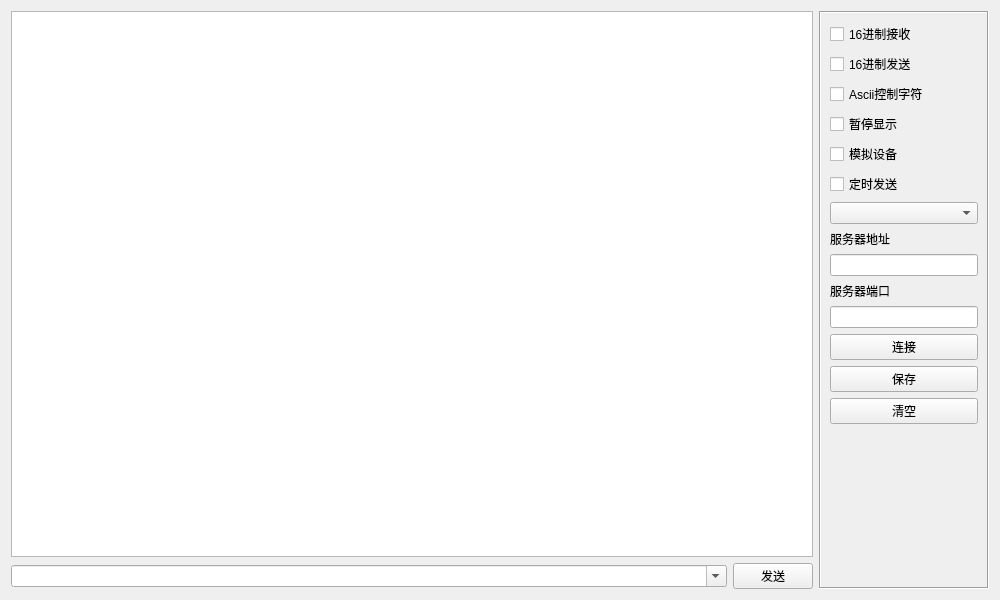
<?xml version="1.0" encoding="UTF-8"?>
<ui version="4.0">
 <class>frmTcpClient</class>
 <widget class="QWidget" name="frmTcpClient">
  <property name="geometry">
   <rect>
    <x>0</x>
    <y>0</y>
    <width>1000</width>
    <height>600</height>
   </rect>
  </property>
  <property name="windowTitle">
   <string>Form</string>
  </property>
  <layout class="QGridLayout" name="gridLayout">
   <item row="1" column="0">
    <widget class="QWidget" name="widget" native="true">
     <layout class="QHBoxLayout" name="layTcpClient">
      <property name="leftMargin">
       <number>0</number>
      </property>
      <property name="topMargin">
       <number>0</number>
      </property>
      <property name="rightMargin">
       <number>0</number>
      </property>
      <property name="bottomMargin">
       <number>0</number>
      </property>
      <item>
       <widget class="QComboBox" name="cboxData">
        <property name="sizePolicy">
         <sizepolicy hsizetype="Ignored" vsizetype="Fixed">
          <horstretch>0</horstretch>
          <verstretch>0</verstretch>
         </sizepolicy>
        </property>
        <property name="editable">
         <bool>true</bool>
        </property>
       </widget>
      </item>
      <item>
       <widget class="QPushButton" name="btnSend">
        <property name="minimumSize">
         <size>
          <width>80</width>
          <height>0</height>
         </size>
        </property>
        <property name="maximumSize">
         <size>
          <width>80</width>
          <height>16777215</height>
         </size>
        </property>
        <property name="text">
         <string>发送</string>
        </property>
       </widget>
      </item>
     </layout>
    </widget>
   </item>
   <item row="0" column="1" rowspan="2">
    <widget class="QFrame" name="frame">
     <property name="minimumSize">
      <size>
       <width>170</width>
       <height>0</height>
      </size>
     </property>
     <property name="maximumSize">
      <size>
       <width>170</width>
       <height>16777215</height>
      </size>
     </property>
     <property name="frameShape">
      <enum>QFrame::Box</enum>
     </property>
     <property name="frameShadow">
      <enum>QFrame::Sunken</enum>
     </property>
     <layout class="QVBoxLayout" name="verticalLayout_5">
      <property name="leftMargin">
       <number>9</number>
      </property>
      <property name="topMargin">
       <number>9</number>
      </property>
      <property name="rightMargin">
       <number>9</number>
      </property>
      <property name="bottomMargin">
       <number>9</number>
      </property>
      <item>
       <widget class="QCheckBox" name="ckHexReceive">
        <property name="text">
         <string>16进制接收</string>
        </property>
       </widget>
      </item>
      <item>
       <widget class="QCheckBox" name="ckHexSend">
        <property name="text">
         <string>16进制发送</string>
        </property>
       </widget>
      </item>
      <item>
       <widget class="QCheckBox" name="ckAscii">
        <property name="text">
         <string>Ascii控制字符</string>
        </property>
       </widget>
      </item>
      <item>
       <widget class="QCheckBox" name="ckShow">
        <property name="text">
         <string>暂停显示</string>
        </property>
       </widget>
      </item>
      <item>
       <widget class="QCheckBox" name="ckDebug">
        <property name="text">
         <string>模拟设备</string>
        </property>
       </widget>
      </item>
      <item>
       <widget class="QCheckBox" name="ckAutoSend">
        <property name="text">
         <string>定时发送</string>
        </property>
       </widget>
      </item>
      <item>
       <widget class="QComboBox" name="cboxInterval"/>
      </item>
      <item>
       <widget class="QLabel" name="labServerIP">
        <property name="text">
         <string>服务器地址</string>
        </property>
       </widget>
      </item>
      <item>
       <widget class="QLineEdit" name="txtServerIP"/>
      </item>
      <item>
       <widget class="QLabel" name="labServerPort">
        <property name="text">
         <string>服务器端口</string>
        </property>
       </widget>
      </item>
      <item>
       <widget class="QLineEdit" name="txtServerPort"/>
      </item>
      <item>
       <widget class="QPushButton" name="btnConnect">
        <property name="text">
         <string>连接</string>
        </property>
       </widget>
      </item>
      <item>
       <widget class="QPushButton" name="btnSave">
        <property name="text">
         <string>保存</string>
        </property>
       </widget>
      </item>
      <item>
       <widget class="QPushButton" name="btnClear">
        <property name="text">
         <string>清空</string>
        </property>
       </widget>
      </item>
      <item>
       <spacer name="spacer">
        <property name="orientation">
         <enum>Qt::Vertical</enum>
        </property>
        <property name="sizeHint" stdset="0">
         <size>
          <width>20</width>
          <height>40</height>
         </size>
        </property>
       </spacer>
      </item>
     </layout>
    </widget>
   </item>
   <item row="0" column="0">
    <widget class="QTextEdit" name="txtMain">
     <property name="readOnly">
      <bool>true</bool>
     </property>
    </widget>
   </item>
  </layout>
 </widget>
 <resources/>
 <connections/>
</ui>
